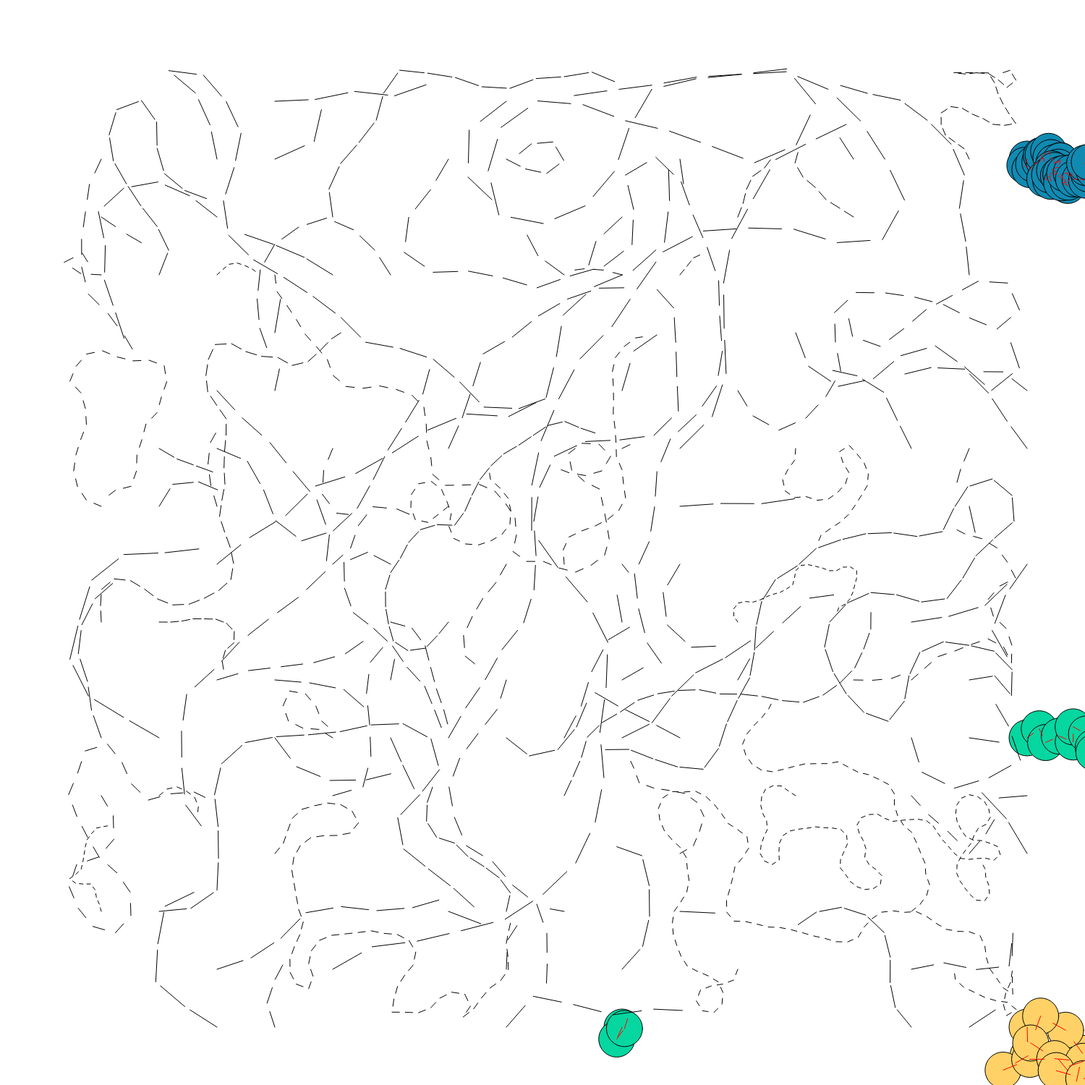
Frame 1 (no input)
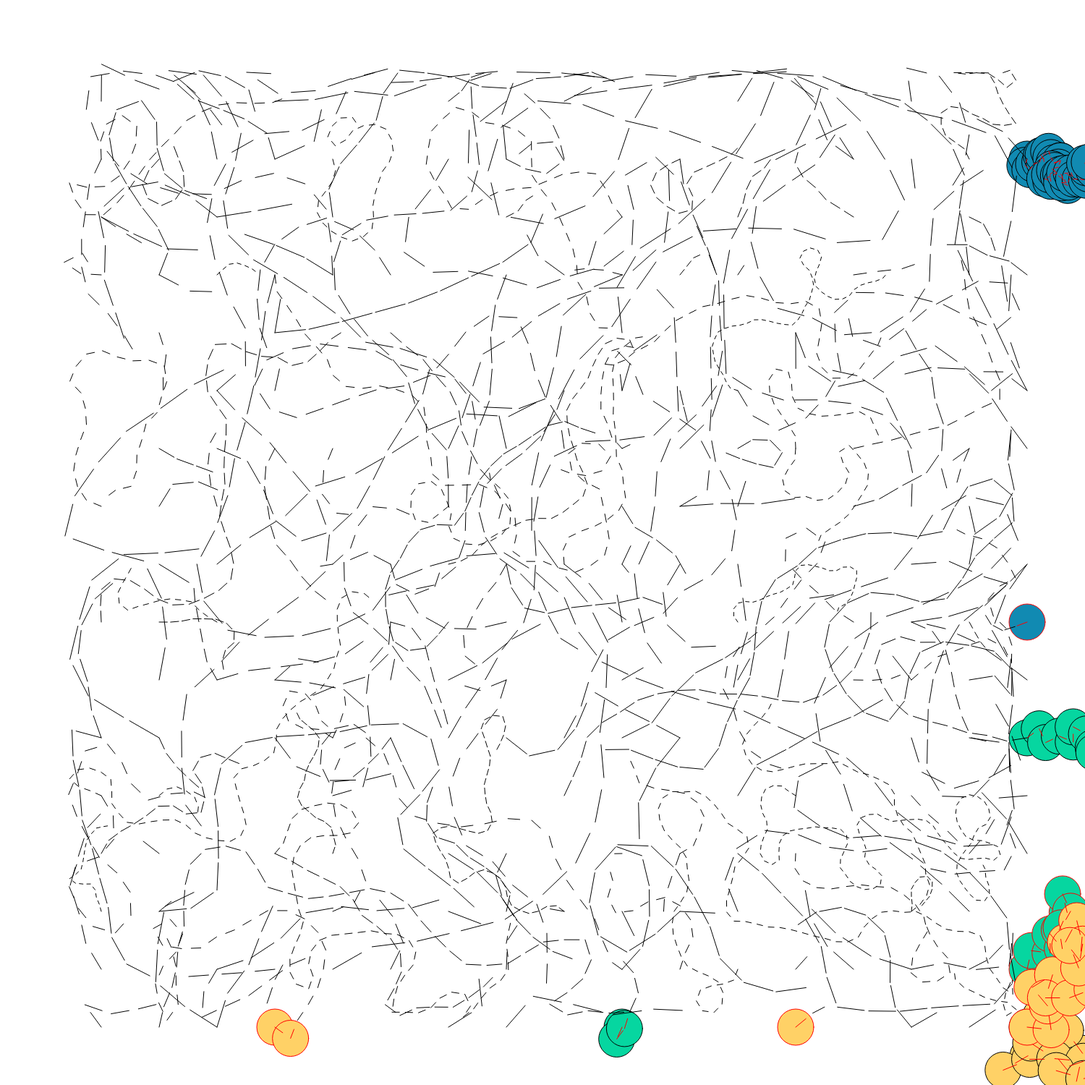
Frame 2 (the mouse pressed at the canvas centre, redrawn once)

The p5.js sketch that drew these frames (run headless with seeded random() and noise() and a simulated clock; the mouse was pressed at the canvas centre and the sketch redrawn once):

// p5.js sketch
// ── sketch.js
// Higher values mean greater radius change
let randMin = 1
let randMax = 5
let gridSize = 80
let padding = 100
let debug = false

let colours = ["#EF476F", "#FFD166", "#06D6A0", "#118AB2", "#073B4C"]

function setup(){
  createCanvas(1500, 1500)
  noLoop();
}

function draw(){
  // background("#000")
  let allLines = []
  let x = padding;
  let y = padding;

  // Make grid
  let grid = []
  x = padding;
  while(x < width-padding){
    y = padding;
    while(y < height-padding){
      grid.push([x+gridSize/2,y+gridSize/2])
     y += gridSize; 
    }
    x += gridSize;
  }
  
  // Shuffle the grid and fill most of the spaces
  grid = shuffle(grid);
  for(let i = 0; i < Math.round(grid.length*0.5); i++){
    let rDash = round(random(0,1))
    let dashGaps = [[50,80],[2, 2]]
    let dash = random(5, 50)
    let gap = Math.min(dash, random(3, 20))
    let newLines = aSpaceFilingLine(
      allLines, 
      [grid[i][0], grid[i][1]], 
      dash, 
      gap,
      random(0.005, 0.009))
    allLines = [...newLines, ...allLines]
  }

  // Start in bottom right corner and work back up
  // y = height-(padding);
  // x = width*0.5;
  // while(y > padding){
  //   // x -= gridSize
  //   let dash = random(3, 50);
  //   let gap = Math.min(dash, random(3, 7));
  //   let newLines = aSpaceFilingLine(allLines, [x-gridSize/2, y-gridSize/2], dash, gap, random(0.005, 0.02))
  //   ellipse(x-gridSize/2, y-gridSize/2, 10)
  //   allLines = [...newLines, ...allLines];
  //   y -= gridSize
  // }
  
  // Draw a couple of individual lines. Manual starting x,y  
  // let newLines = aSpaceFilingLine(allLines, [400, 400], 10, 10, 0.02)
  // allLines = [...newLines, ...allLines];
  // newLines = aSpaceFilingLine(allLines, [padding, padding], random(3, 20), 20, 0.02);
  // allLines = [...newLines, ...allLines];

  // DRAW LINES immediately with variable colours
//   while(x < width){
//     x += gridSize;
//     let newLines = aSpaceFilingLine(
//       allLines, 
//       [x+gridSize/2, height/2], 
//       random(3, 30), 3, 0.02);
    
//     newLines.forEach(([x1, y1, x2, y2]) => {
//       // stroke(colours[Math.round(x/gridSize) % colours.length]); 
//       line(x1, y1, x2, y2);
//     })
//     // allLines = [...newLines, ...allLines];
//   }

  
  // DRAW ALL THE LINES
  allLines.forEach(([x1, y1, x2, y2, isOutOfBounds]) => {
    stroke((isOutOfBounds) ? "red" : "black")
    line(x1, y1, x2, y2)
  })
  
  noFill();
  // rect(padding, padding, width-(padding*2), height-(padding*2)  )
}

function inBounds(v, r, mag){
    // Calculate new x and y position
  let newX = v.x + mag * cos(r)
  let newY = v.y + mag * sin(r)

  return (
    newX > padding && 
    newY > padding && 
    newX < width-padding && 
    newY < height-padding
  );
}

function aSpaceFilingLine(allPreviousLines, startV, dash, gap, noiseMultiplier){
  let anyIntersections = false
  let currV
  let myLine = []
  let noiseX = random(randMin, randMax)
  let noiseY = random(-100, 100)

  let cl = colours[Math.floor(random(0,colours.length-1))]
  
  if(debug){
    // Starting point
    fill(cl)
    rect(startV[0], startV[1], 5, 5)
  }
  
  // First, totally random direction.
  // let randR = random(0, TWO_PI); 
  // let newX = startV[0] + dash * cos(randR);
  // let newY = startV[1] + dash * sin(randR);
  // myLine.push([startV[0], startV[1], newX, newY]);
  // let nextX = newX + gap * cos(randR);
  // let nextY = newY + gap * sin(randR);
  // currV = createVector(nextX, nextY);
  currV = createVector(startV[0], startV[1])
  
  while(anyIntersections === false){
    // Get direction - perlin
    // scaling noise by 2 because otherwise 
    // values don't get near to 1.
    noiseY += 0.1;
    noiseX += random(randMin, randMax);
    let n = noise(noiseX * noiseMultiplier, noiseY) * 2
    let rB = map(n, 0, 1, 0, TWO_PI)
    
    let i = 360
    while(i > 0 && inBounds(currV, rB, dash) === false){
      i--
      noiseX += random(randMin, randMax)
      let n = noise(noiseX * noiseMultiplier, noiseY) * 2
      rB = map(n, 0, 1, 0, TWO_PI)
      if(i == 1){
        console.log("manual break")
        fill(cl)
        ellipse(currV.x, currV.y, 50)
      } else {
        if(debug){
          // Boundary correction
          fill(cl)
          ellipse(currV.x, currV.y, 20)
        }
      }
    }
    
    // Get mark between currV & new dir
    let newX = currV.x + dash * cos(rB)
    let newY = currV.y + dash * sin(rB)

    if(lineIntersections(allPreviousLines, currV.x, currV.y, newX, newY).length > 0){
      anyIntersections = true
      if(debug){
        // Intersects an old line
        fill(cl)
        // ellipse(newX, newY, 10)
        simpleTriangle(newX, newY, 15, "down")
        myLine.push([currV.x, currV.y, newX, newY, i<=1])
        console.log("intersects an old line")
      }
    } else if(lineIntersections(myLine, currV.x, currV.y, newX, newY).length > 0){
      anyIntersections = true
      if(debug){
        // Intersects itself
        fill(cl)
        simpleTriangle(newX, newY, 15)
        myLine.push([currV.x, currV.y, newX, newY, i<=1])
        console.log("intersects itself")
      }
    } else {
      myLine.push([currV.x, currV.y, newX, newY, i<=1])
      let nextX = newX + gap * cos(rB)
      let nextY = newY + gap * sin(rB)
      currV = createVector(nextX, nextY)
    }
  }
  return myLine
}

// returns multiple vectors 
// or empty array if no intersections
function lineIntersections(lines, x3, y3, x4, y4){
  let iPoints = [];
  lines.forEach(([x1, y1, x2, y2]) => {
    let iP = intersectionPt(x1, x2, x3, x4, y1, y2, y3, y4);
    if(iP.length > 0){
      iPoints.push(iP)
    }
  })
  return iPoints;
}

//Code heavily taken from Example Code and Explanations by Paul Bourke at http://paulbourke.net/geometry/pointlineplane/
//
//Function to test for intersections between line segments:
function intersectionPt(x1,x2,x3,x4,y1,y2,y3,y4){
  let intx = 0;
  let inty = 0;
  
	var uA,uB;
  var den,numA,numB;

  den  = (y4-y3) * (x2-x1) - (x4-x3) * (y2-y1);
  numA = (x4-x3) * (y1-y3) - (y4-y3) * (x1-x3);
  numB = (x2-x1) * (y1-y3) - (y2-y1) * (x1-x3);
  
  //Coincident? - If true, displays intersection in center of line segment
   if (abs(numA) == 0 && abs(numB) == 0 && abs(den) == 0) {
      intx = (x1 + x2) / 2;
      inty = (y1 + y2) / 2;
      return [intx, inty];
   }

   //Parallel? - No intersection
   if (abs(den) == 0) {
      return [];
   }

   //Intersection?
   uA = numA / den;
   uB = numB / den;
  
   //If both lie w/in the range of 0 to 1 then the intersection point is within both line segments.
   if (uA < 0 || uA > 1 || uB < 0 || uB > 1) {
      return [];
   }
  
   intx = x1 + uA * (x2 - x1);
   inty = y1 + uA * (y2 - y1);
   return [intx, inty];
}

function radiansToDegrees(radians) {
  return radians * (180 / Math.PI);
}

// declare the function 
function shuffle(array) { 
  for (let i = array.length - 1; i > 0; i--) { 
    const j = Math.floor(Math.random() * (i + 1)); 
    [array[i], array[j]] = [array[j], array[i]]; 
  } 
  return array; 
}; 


function simpleTriangle(x, y, size, direction){
  if(direction == "down"){
    triangle(x, y, x-(size)/2, y-(size/2), x+(size)/2, y-(size/2))
  } else {
    triangle(x, y, x-(size)/2, y+(size/2), x+(size)/2, y+(size/2))
  }
}
